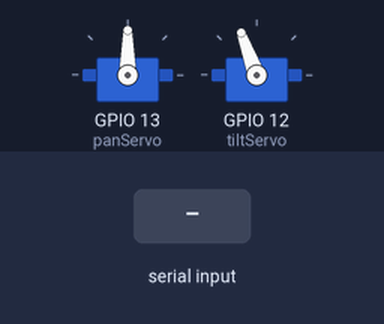
A sketch run on a simulated ESP32. Parts: 2 × servo. Inputs (shaded band) come from the test bench.

Above: at 1.2 s.
1.3 s: "90,45\n" received over Serial
At 2.3 s:
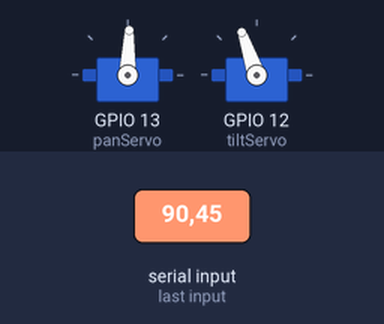
2.8 s: "30,150\n" received over Serial
At 3.5 s:
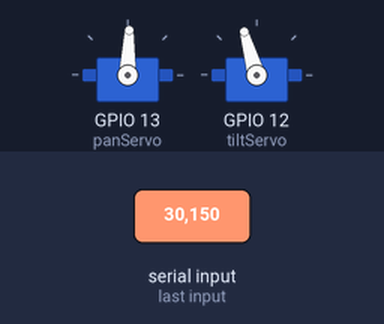
Timing chart, 0 to 5.8 s (numbered marks = the images above; inputs shaded):
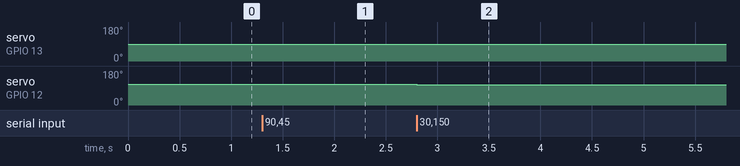

Measured:
- after the input at 1.3 s, servo on GPIO 13 (panServo): 90° → 88° at once; servo on GPIO 12 (tiltServo): 110° → 109° at once
- after the input at 2.8 s, servo on GPIO 12 (tiltServo): 109° → 106° at once

The sketch:

turret_control.ino
```cpp
#include <ESP32Servo.h>

Servo panServo;
Servo tiltServo;

float panAngle = 90;
float tiltAngle = 110;

// ===== TUNE THESE =====

float Kp = 0.005;
float Kd = 0.015;

// ======================

int prevXError = 0;
int prevYError = 0;

void setup() {

  Serial.begin(115200);

  panServo.attach(13);
  tiltServo.attach(12);

  panServo.write(panAngle);
  tiltServo.write(tiltAngle);
}

void loop() {

  if (Serial.available()) {

    String msg = Serial.readStringUntil('\n');

    int commaIndex = msg.indexOf(',');

    if (commaIndex > 0) {

      int xError =
          msg.substring(0, commaIndex).toInt();

      int yError =
          msg.substring(commaIndex + 1).toInt();

      int dx = xError - prevXError;
      int dy = yError - prevYError;

      // Deadzone

      if (abs(xError) > 5) {

        float panMove =
            (Kp * xError) +
            (Kd * dx);

        panMove = constrain(
            panMove,
            -7,
            7);

        panAngle -= panMove;
      }

      if (abs(yError) > 5) {

        float tiltMove =
            (Kp * yError) +
            (Kd * dy);

        tiltMove = constrain(
            tiltMove,
            -7,
            7);

        tiltAngle -= tiltMove;
      }

      prevXError = xError;
      prevYError = yError;

      panAngle = constrain(
          panAngle,
          20,
          160);

      tiltAngle = constrain(
          tiltAngle,
          20,
          160);

      panServo.write((int)panAngle);
      tiltServo.write((int)tiltAngle);
    }
  }
}
```
